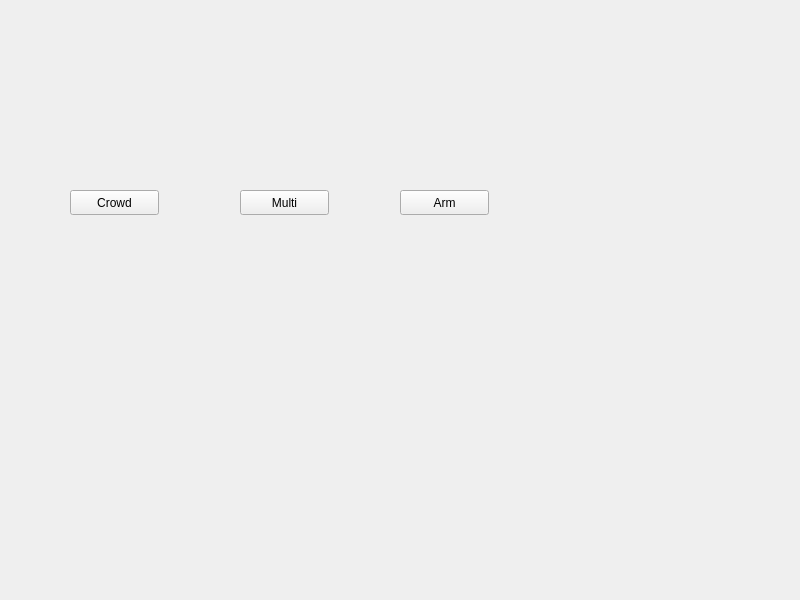
<?xml version="1.0" encoding="UTF-8"?>
<ui version="4.0">
 <class>MainWindow</class>
 <widget class="QMainWindow" name="MainWindow">
  <property name="geometry">
   <rect>
    <x>0</x>
    <y>0</y>
    <width>800</width>
    <height>600</height>
   </rect>
  </property>
  <property name="windowTitle">
   <string>MainWindow</string>
  </property>
  <widget class="QWidget" name="centralwidget">
   <widget class="QPushButton" name="btn_crowdnav">
    <property name="geometry">
     <rect>
      <x>70</x>
      <y>190</y>
      <width>89</width>
      <height>25</height>
     </rect>
    </property>
    <property name="text">
     <string>Crowd</string>
    </property>
   </widget>
   <widget class="QPushButton" name="btn_multinav">
    <property name="geometry">
     <rect>
      <x>240</x>
      <y>190</y>
      <width>89</width>
      <height>25</height>
     </rect>
    </property>
    <property name="text">
     <string>Multi</string>
    </property>
   </widget>
   <widget class="QPushButton" name="btn_arm">
    <property name="geometry">
     <rect>
      <x>400</x>
      <y>190</y>
      <width>89</width>
      <height>25</height>
     </rect>
    </property>
    <property name="text">
     <string>Arm</string>
    </property>
   </widget>
  </widget>
 </widget>
 <resources/>
 <connections/>
</ui>
